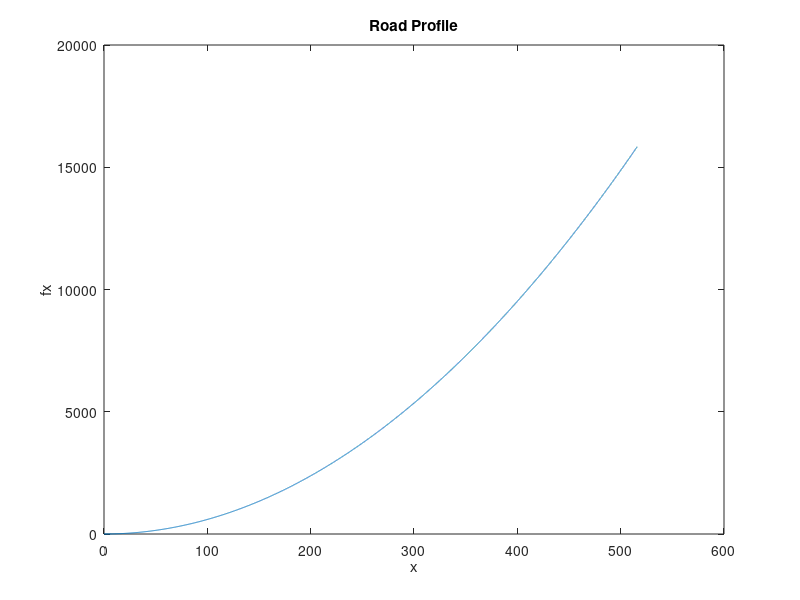

This chart was generated by the following MATLAB code:
%Tyler Matthews 
%HW2 HEV-P1

close all; %close figures
clc; %clear console

%initial conditions
mile = 5280;
x = 0:1:mile*3;
fx = zeros(1, length(x));

%i
%calculate
for N=1 : length(x)
    fx(N) = 4.1 * (x(N)^0.5);
end

%plot
figure;
plot(fx, x);
title('Road Profile');
xlabel('x');
ylabel('fx');

%ii
dfx = (4.1/2) * ((x(2*mile))^-0.5); %take derivative fx/dx
beta = atan(dfx) %beta equals arctangent of dfx


%iii
percent_grade = tan(beta)*100

%vi
Tx = 15863.3 %Take integral of (1 + dfx^2)^0.2 from 0 to 15840